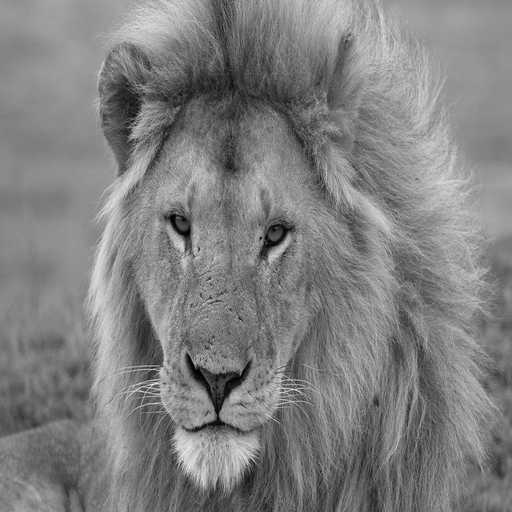
#> input picture Irec_coef=1.png, 512 x 512 px, given in place of 06.png, which was not available
$ jupyter execute tp_nv_depart.ipynb   (text cells are left out)
#> lines starting #> are read from the running program, lines starting #| are printed output that depends on the picture; long printed decimals are rounded; pictures that were not available may be replaced by others from this repository, and a replacement may not be noted
[cell 1]
import numpy as np
import cv2
import matplotlib.pyplot as plt
# import pywt
import os,sys
# import gpt3_functions

[cell 2]
# Chargement de l'image
filename = './figures/06.png'
IMAGE_bgr = cv2.imread(filename)
#> IMAGE_bgr is the input picture: shape (512, 512, 3); min 0, max 253, mean 128
IMAGE_rgb = cv2.cvtColor(IMAGE_bgr, cv2.COLOR_BGR2RGB)
IMAGE_nb = cv2.cvtColor(IMAGE_rgb, cv2.COLOR_RGB2GRAY)
[H,W] = IMAGE_nb.shape
#> H = 512; W = 512

plt.subplot(121)
plt.imshow(IMAGE_rgb)
plt.subplot(122)
plt.imshow(IMAGE_nb, cmap='gray')
cv2.imwrite('06_nb.png', IMAGE_nb)


plt.show()
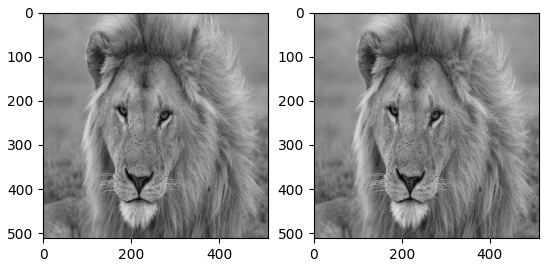
#> figure drawn by matplotlib, 2 panels

[cell 3]
mat_corr = np.corrcoef(IMAGE_nb)
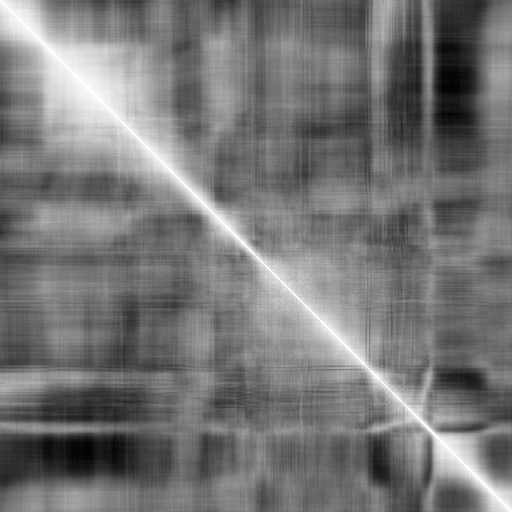
#> mat_corr: shape (512, 512) float64; min -0.557, max 1, mean 0.169; drawn with min black and max white
plt.imshow(mat_corr, cmap='plasma')
plt.title('Correlation matrix')
plt.colorbar()
plt.show()
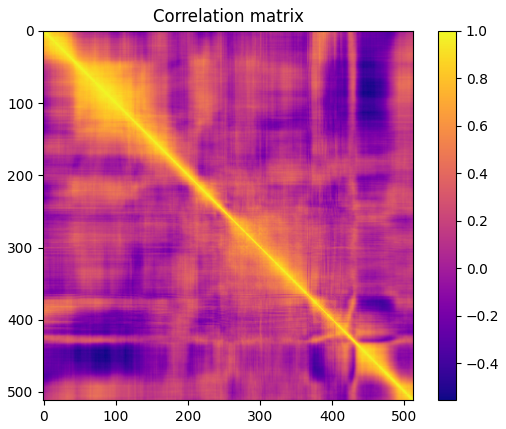
#> figure drawn by matplotlib, 2 panels

mat_corr_dct = np.corrcoef(cv2.dct(IMAGE_nb.astype(np.float32)))
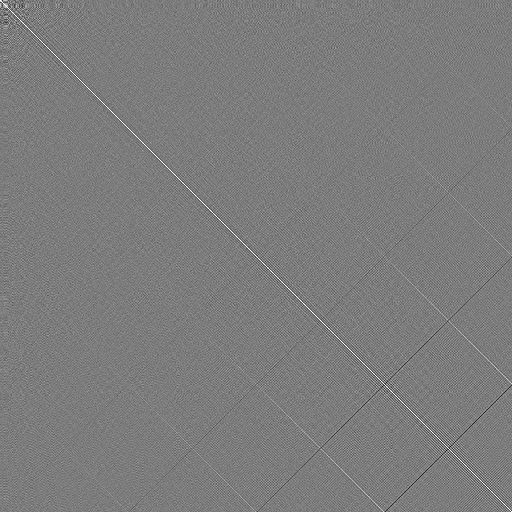
#> mat_corr_dct: shape (512, 512) float64; min -0.955, max 1, mean 0.000349; drawn with min black and max white
plt.imshow(mat_corr_dct, cmap='plasma')
plt.title('Correlation matrix of DCT')
plt.imsave(f'corrMatrix.png', mat_corr, cmap='plasma')
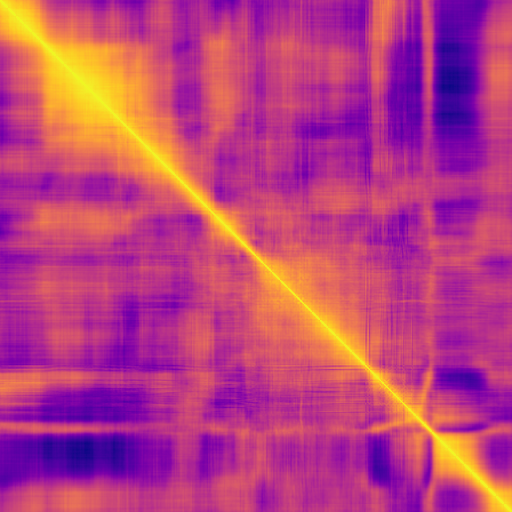
#> saved as corrMatrix.png: shape (512, 512, 3); mean R, G, B 186.5, 64.2, 125.5
plt.colorbar()
plt.show()
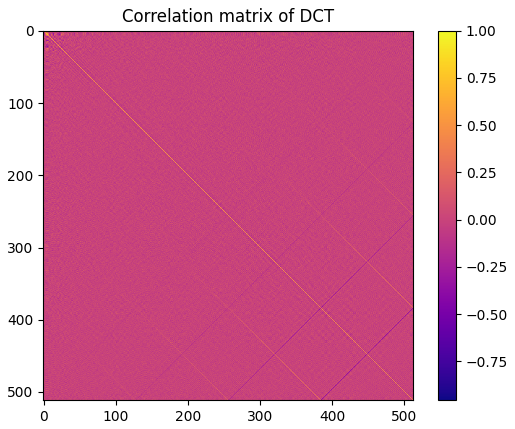
#> figure drawn by matplotlib, 2 panels

[cell 4]
# separate IMAGE_nb into 8x8 blocks
def decoupage88_copilot(mat):
    listImages88 = list()
    for i in range(0, W, 8):
        for j in range(0, H, 8):
            imagette = mat[i:i+8, j:j+8]
            listImages88.append(imagette)
#> after the loop, listImages88 = 4096 items
    return listImages88
# reconstruct IMAGE_nb from 8x8 blocks
def reconstruct88_copilot(pList):
    pList_tmp = np.copy(pList).tolist()
    mat = np.zeros((H,W))
    for i in range(0, W, 8):
        for j in range(0, H, 8):
            mat[i:i+8, j:j+8] = pList_tmp.pop(0)
    return mat

[cell 5]
listBlocks88 = decoupage88_copilot(IMAGE_nb)
#> listBlocks88 = 4096 items
# Irec = reconstruct88_copilot(listBlocks88)
# plt.imshow(Irec, cmap='gray')
# plt.show()

[cell 6]
# Calcul de la DCT par blocs de 8x8
listBlocks88_dct = list()
for bloc in listBlocks88:
    dct_block = cv2.dct(bloc.astype(np.float32))
    listBlocks88_dct.append(dct_block)
#> after the loop, listBlocks88_dct = 4096 items
dct_par_block = reconstruct88_copilot(listBlocks88_dct)
#> after the loop in reconstruct88_copilot, `for i in range(0, W, 8):`:
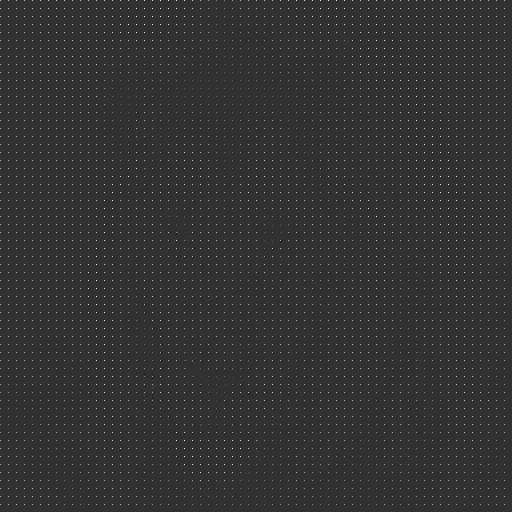
#> mat: shape (512, 512) float64; min -406.8, max 1679.5, mean 16; drawn with min black and max white
# plt.imshow(np.log(np.abs(dct_par_block)), cmap='gray')
# plt.show()

[cell 7]
TAUX_COMPRESSION = 4
Z = [[16, 11, 10, 16, 24,  40,  51,  61],
     [12, 12, 14, 19, 26,  58,  60,  55],
     [14, 13, 16, 24, 40,  57,  69,  56],
     [14, 17, 22, 29, 51,  87,  80,  62],
     [18, 22, 37, 56, 68,  109, 103, 77],
     [24, 35, 55, 64, 81,  104, 113, 92],
     [49, 64, 78, 87, 103, 121, 120, 101],
     [72, 92, 95, 98, 112, 100, 103, 99]]
Z = np.array(Z)
Z = Z * TAUX_COMPRESSION
# Z = np.ones((8,8))

T_hat = list()
for T in listBlocks88_dct:
     tmp = np.round( np.divide(T,Z) )
     tmp = np.int32(tmp)
     T_hat.append(tmp)
#> after the loop, T_hat = 4096 items

[cell 8]
# codage zigzag de chaque block 8 par 8
# the zigzag order is the following :
# 0 1 5 6 14 15 27 28
# 2 4 7 13 16 26 29 42
# 3 8 12 17 25 30 41 43
# 9 11 18 24 31 40 44 53
# 10 19 23 32 39 45 52 54
# 20 22 33 38 46 51 55 60
# 21 34 37 47 50 56 59 61
# 35 36 48 49 57 58 62 63
def zigzag(image):
    w,h = image.shape
    solution=[[] for i in range(w+h-1)]
    for i in range(w):
        for j in range(h):
            tot=i+j
            if(tot%2 ==0):
                solution[tot].insert(0,image[i][j])
            else:
                solution[tot].append(image[i][j])
            list_zigzag = [j for i in solution for j in i]
    return list_zigzag

def undo_zigzag_copilot(arr):
    mat = np.zeros((8,8))
    mat[0,0] = arr[ 0]
    mat[1,0] = arr[ 1]
    mat[0,1] = arr[ 2]
    mat[0,2] = arr[ 3]
    mat[1,1] = arr[ 4]
    mat[2,0] = arr[ 5]
    mat[3,0] = arr[ 6]
    mat[2,1] = arr[ 7]
    mat[1,2] = arr[ 8]
    mat[0,3] = arr[ 9]
    mat[0,4] = arr[10]
    mat[1,3] = arr[11]
    mat[2,2] = arr[12]
    mat[3,1] = arr[13]
    mat[4,0] = arr[14]
    mat[5,0] = arr[15]
    mat[4,1] = arr[16]
    mat[3,2] = arr[17]
    mat[2,3] = arr[18]
    mat[1,4] = arr[19]
    mat[0,5] = arr[20]
    mat[0,6] = arr[21]
    mat[1,5] = arr[22]
    mat[2,4] = arr[23]
    mat[3,3] = arr[24]
    mat[4,2] = arr[25]
    mat[5,1] = arr[26]
    mat[6,0] = arr[27]
    mat[7,0] = arr[28]
    mat[6,1] = arr[29]
    mat[5,2] = arr[30]
    mat[4,3] = arr[31]
    mat[3,4] = arr[32]
    mat[2,5] = arr[33]
    mat[1,6] = arr[34]
    mat[0,7] = arr[35]
    mat[1,7] = arr[36]
    mat[2,6] = arr[37]
    mat[3,5] = arr[38]
    mat[4,4] = arr[39]
    mat[5,3] = arr[40]
    mat[6,2] = arr[41]
    mat[7,1] = arr[42]
    mat[7,2] = arr[43]
    mat[6,3] = arr[44]
    mat[5,4] = arr[45]
    mat[4,5] = arr[46]
    mat[3,6] = arr[47]
    mat[2,7] = arr[48]
    mat[3,7] = arr[49]
    mat[4,6] = arr[50]
    mat[5,5] = arr[51]
    mat[6,4] = arr[52]
    mat[7,3] = arr[53]
    mat[7,4] = arr[54]
    mat[6,5] = arr[55]
    mat[5,6] = arr[56]
    mat[4,7] = arr[57]
    mat[5,7] = arr[58]
    mat[6,6] = arr[59]
    mat[7,5] = arr[60]
    mat[7,6] = arr[61]
    mat[6,7] = arr[62]
    mat[7,7] = arr[63]
    return np.int32(mat.T)

def undo_zigzag(list_zigzag):
    mat = np.zeros((8,8))

    return mat

# [7 lines of commented-out code are left out]

[cell 9]
# ecriture en zigzag de chaque block 8 par 8
listBlocks88_dct_zigzag = list()
for bloc in T_hat:
    listBlocks88_dct_zigzag.append(zigzag(bloc))
#> after the loop, listBlocks88_dct_zigzag = 4096 items

max_all_blocks = np.max(listBlocks88_dct_zigzag)
#> max_all_blocks = 26
print(f'Max of all blocks : {max_all_blocks}')
#| Max of all blocks : 26
max_all_blocks_bin = bin(max_all_blocks)
#> max_all_blocks_bin = '0b11010'
print(f'Binary conversion of max : {max_all_blocks_bin}')
#| Binary conversion of max : 0b11010

[cell 10]
flagVal = 'V'
flagBlock = 'B'


with open('compressed_nvx.txt', 'w') as f:
    for liste in listBlocks88_dct_zigzag:
        f.write(str(liste) + '\n')

size_compressed = os.path.getsize('compressed_nvx.txt') / 1024
print(f'Size of compressed file :  {round(size_compressed, 2)} Kbyte')
size_init = os.path.getsize('06_nb.png') / 1024
print(f'Size of initial file    :  {round(size_init, 2)} Kbyte')
size_var_init = sys.getsizeof(IMAGE_nb) / 1024
#> size_var_init = 256.1
print(f'Size of initial image   :  {round(size_var_init, 2)} Kbyte')
#| Size of initial image   :  256.12 Kbyte
size_var_compressed = sys.getsizeof(listBlocks88_dct_zigzag) / 1024
#> size_var_compressed = 32.27
print(f'Size of compressed image:  {round(size_var_compressed, 2)} Kbyte')
#| Size of compressed image:  32.27 Kbyte

compression_ratio = size_var_init / size_var_compressed
#> compression_ratio = 7.94
print(f'Compression ratio       :  {round(compression_ratio, 2)}')
#| Compression ratio       :  7.94

[cell 11]
# undo zigzag
listBlocks88_unzigzag = list()
for bloc in listBlocks88_dct_zigzag:
    listBlocks88_unzigzag.append(undo_zigzag_copilot(bloc))
#> after the loop, listBlocks88_unzigzag = 4096 items

# undo quantification
listBlocks88_quantifie = list()
for T in listBlocks88_unzigzag:
    listBlocks88_quantifie.append(T*Z)
#> after the loop, listBlocks88_quantifie = 4096 items

# undo dct
listBlocks88_quantifie_idct = list()
for bloc in listBlocks88_quantifie:
    tmp = cv2.idct(bloc.astype(np.float32))
    listBlocks88_quantifie_idct.append(tmp)
#> after the loop, listBlocks88_quantifie_idct = 4096 items

# Reconstruction de l'image
Irec = reconstruct88_copilot(listBlocks88_quantifie_idct)
#> after the loop in reconstruct88_copilot (call 2), `for i in range(0, W, 8):`:
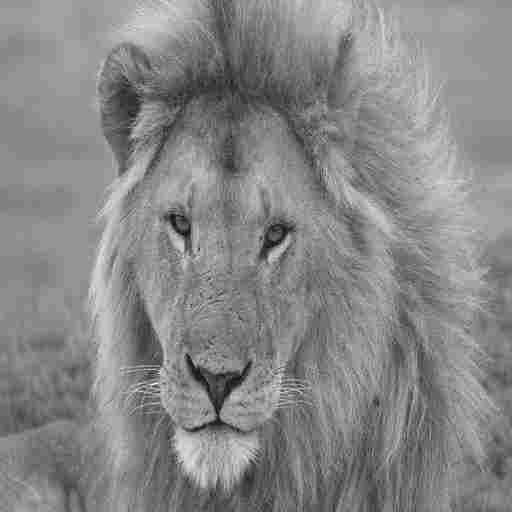
#> mat: shape (512, 512) float64; min -26.36, max 264.8, mean 128; drawn with min black and max white
plt.imshow(Irec, cmap='gray')
plt.title(f'Image reconstruite, coef={TAUX_COMPRESSION}')
cv2.imwrite(f'Irec_coef={TAUX_COMPRESSION}.png', Irec)
plt.show()

[cell 12]
diff = IMAGE_nb - Irec
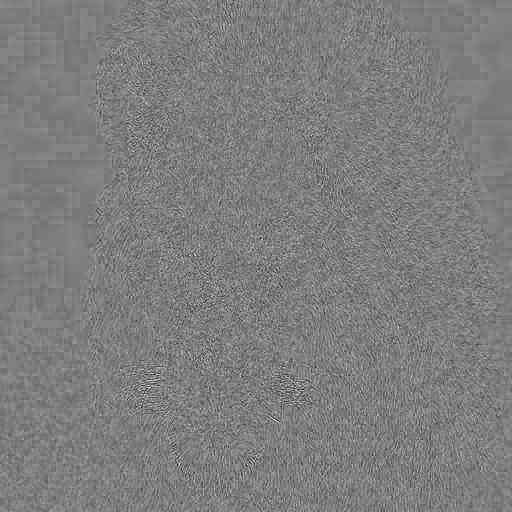
#> diff: shape (512, 512) float64; min -77.68, max 79.36, mean -0.1; drawn with min black and max white
plt.imshow(diff, cmap='plasma')
plt.show()
print(np.mean(diff))
#| -0.06351

$ run again, on Irec_coef=30.png
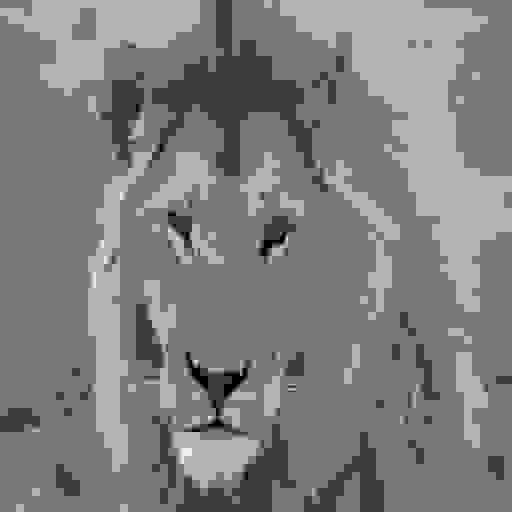
#> input picture Irec_coef=30.png, 512 x 512 px, given in place of 06.png, which was not available
#> IMAGE_bgr is the input picture: shape (512, 512, 3); min 0, max 253, mean 126.6
#> `plt.show()`:
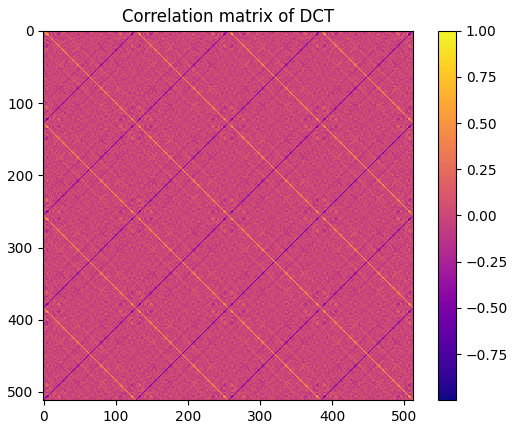
#> figure drawn by matplotlib, 2 panels
#> after the loop in decoupage88_copilot, `for i in range(0, W, 8):`: listImages88 = 4096 items
#> max_all_blocks = 30
#| Max of all blocks : 30
#> max_all_blocks_bin = '0b11110'
#| Binary conversion of max : 0b11110
#> size_var_init = 256.1
#| Size of initial image   :  256.12 Kbyte
#> size_var_compressed = 32.27
#| Size of compressed image:  32.27 Kbyte
#> compression_ratio = 7.94
#| Compression ratio       :  7.94
#> after the loop `for bloc in listBlocks88_dct_zigzag:`: listBlocks88_unzigzag = 4096 items
#> `diff = IMAGE_nb - Irec`:
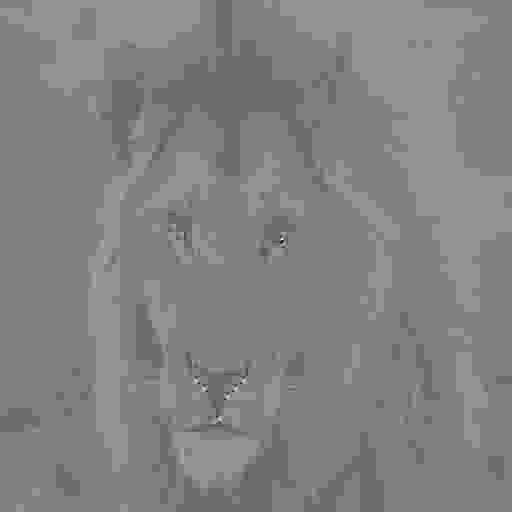
#> diff: shape (512, 512) float64; min -25.87, max 25.35, mean 0.5; drawn with min black and max white
#| 0.4571
